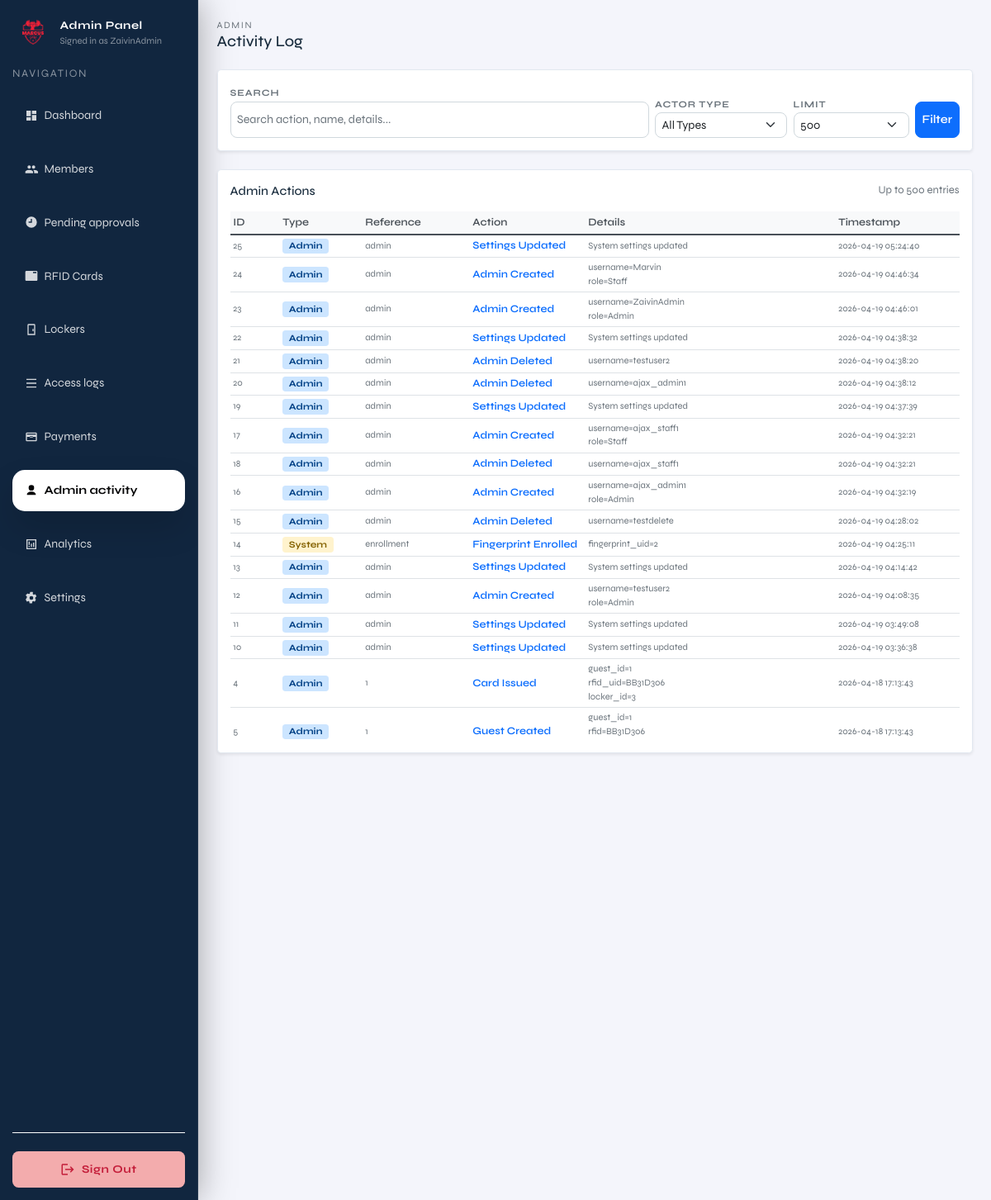
Screenshot of /admin/admin-activity (signed in) with the database file from the repository.
### tables this page shows
CREATE TABLE access_logs (
              id INTEGER PRIMARY KEY AUTOINCREMENT,
              actor_type TEXT NOT NULL, -- member|guest|admin|system
              actor_ref TEXT,           -- e.g. member_id or rfid uid
              action TEXT NOT NULL,     -- e.g. unlock_requested|unlocked|denied
              detail TEXT,
              created_at TEXT NOT NULL DEFAULT (datetime('now'))
            );

### admin.py (the view)
@admin_bp.get("/admin-activity")
def admin_activity():
    guard = _require_admin()
    if guard is not None:
        return guard
    q = (request.args.get("q") or "").strip()
    actor_type = (request.args.get("actor_type") or "").strip()
    limit = int(request.args.get("limit", 500))
    with connect() as conn:
        query = """
            SELECT id, actor_type, actor_ref, action, detail, created_at
            FROM access_logs
            WHERE actor_type IN ('admin', 'system')
        """
        params = []
        if q:
            query += " AND (actor_ref LIKE ? OR detail LIKE ? OR action LIKE ?)"
            params.extend([f"%{q}%", f"%{q}%", f"%{q}%"])
        if actor_type:
            query += " AND actor_type = ?"
            params.append(actor_type)
        query += " ORDER BY created_at DESC LIMIT ?"
        params.append(limit)
        logs = conn.execute(query, params).fetchall()
        actor_stats = conn.execute(
            """
            SELECT actor_type, COUNT(*) AS c
            FROM access_logs
            WHERE actor_type IN ('admin', 'system')
            GROUP BY actor_type
            ORDER BY c DESC
            """
        ).fetchall()
    return render_template(
        "admin/pages/admin_activity.html",
        current_page="admin_activity",
        admin_username=session.get("admin_username"),
        logs=logs,
        actor_stats=actor_stats,
        q=q,
        actor_type=actor_type,
        limit=limit,
    )

### admin.py (called while the page is built)
def _require_admin():
    if not session.get("admin_logged_in"):
        return redirect(url_for("admin.admin_login"))
    return None

@admin_bp.before_request
def _protect_admin_routes():
    if request.endpoint in ("admin.admin_login", "admin.admin_login_submit"):
        return None
    if not session.get("admin_logged_in"):
        return redirect(url_for("admin.admin_login"))

### db.py (called while the page is built)
def _db_path() -> Path:
    env_path = os.getenv("LOCKER_DB_PATH")
    if env_path:
        return Path(env_path)
    current_dir = Path(__file__).resolve().parent
    candidate_paths = [
        current_dir / "locker.sqlite3",
        current_dir / "locker.db",
        current_dir.parent / "locker.sqlite3",
        current_dir.parent / "locker.db",
    ]
    for path in candidate_paths:
        if path.exists():
            return path
    return current_dir.parent / "locker.sqlite3"

def _database_url() -> Optional[str]:
    return os.getenv("DATABASE_URL") or os.getenv("POSTGRES_URL")

def connect() -> DBConnection:
    database_url = _database_url()
    if database_url:
        if psycopg2 is None:
            raise RuntimeError("PostgreSQL support requires psycopg2-binary. Install it before using DATABASE_URL.")
        conn = psycopg2.connect(database_url)
        return DBConnection(conn, is_postgres=True)
    sqlite_conn = sqlite3.connect(
        _db_path(),
        timeout=60,
        check_same_thread=False,
    )
    sqlite_conn.execute("PRAGMA journal_mode=WAL;")
    sqlite_conn.execute("PRAGMA synchronous = NORMAL;")
    sqlite_conn.execute("PRAGMA foreign_keys = ON;")
    sqlite_conn.execute("PRAGMA busy_timeout = 60000;")
    return DBConnection(sqlite_conn, is_postgres=False)

    def __enter__(self) -> "DBConnection":
        if self._is_postgres:
            self._cursor = self._conn.cursor(cursor_factory=psycopg2.extras.RealDictCursor)
        else:
            self._conn.row_factory = sqlite3.Row
            self._cursor = self._conn.cursor()
        return self

    def __exit__(self, exc_type, exc, tb):
        try:
            if exc_type is not None:
                self._conn.rollback()
                return False
            self._conn.commit()
        finally:
            if self._cursor is not None:
                self._cursor.close()
            if self._conn is not None:
                self._conn.close()
        return False

### templates/admin/pages/admin_activity.html (shortened to what this page needs)
{% extends "admin/layout/admin.html" %}
{% block admin_content %}
  <div class="d-flex justify-content-between align-items-center mb-4">
    <div>
      <div class="text-muted" style="letter-spacing:0.14em; text-transform:uppercase; font-size:0.75rem;">Admin</div>
      <h5 class="mb-0">Activity Log</h5>
    </div>
  </div>
  <div class="card shadow-sm rounded-3 mb-4">
    <div class="card-body">
      <form method="get" action="/admin/admin-activity" class="d-flex gap-2 flex-wrap align-items-end">
        <div class="flex-grow-1" style="min-width: 220px;">
          <label class="filter-label">Search</label>
          <input type="text" name="q" class="form-control form-control-sm" placeholder="Search action, name, details..." value="{{ q }}" />
        </div>
        <div style="min-width: 160px;">
          <label class="filter-label">Actor Type</label>
          <select name="actor_type" class="form-select form-select-sm">
            <option value="">All Types</option>
          </select>
        </div>
        <div style="min-width: 140px;">
          <label class="filter-label">Limit</label>
          <select name="limit" class="form-select form-select-sm">
            <option value="500" {% if limit == 500 %}selected{% endif %}>500</option>
          </select>
        </div>
        <div class="d-flex gap-2">
          <button type="submit" class="btn btn-sm btn-primary">Filter</button>
        </div>
      </form>
    </div>
  </div>
  <div class="card shadow-sm rounded-3">
    <div class="card-body">
      <div class="d-flex justify-content-between align-items-center mb-3">
        <h6 class="card-title mb-0">Admin Actions</h6>
        <span class="text-muted small">Up to {{ limit }} entries</span>
      </div>
      <div class="activity-wrapper table-responsive">
        <table class="table table-sm table-hover align-middle mb-0">
          <thead class="position-sticky" style="top: 0; background: white; z-index: 10;">
            <tr>
              <th style="width: 60px;">ID</th>
              <th style="width: 100px;">Type</th>
              <th style="width: 130px;">Reference</th>
              <th style="width: 140px;">Action</th>
              <th>Details</th>
              <th style="width: 150px;">Timestamp</th>
            </tr>
          </thead>
          <tbody>
            {% for log in logs %}
              <tr>
                <td class="text-muted small">{{ log['id'] }}</td>
                <td>
                  {% if log['actor_type'] == 'admin' %}
                    <span class="badge badge-admin px-2 py-1" style="font-size: 0.75rem;">Admin</span>
                  {% elif log['actor_type'] == 'system' %}
                    <span class="badge badge-system px-2 py-1" style="font-size: 0.75rem;">System</span>
                  {% else %}
                    <span class="badge badge-other px-2 py-1" style="font-size: 0.75rem;">{{ log['actor_type']|title }}</span>
                  {% endif %}
                </td>
                <td class="text-muted small">
                  {% if log['actor_ref'] %}
                    {{ log['actor_ref'] }}
                  {% else %}
                    <em>—</em>
                  {% endif %}
                </td>
                <td>
                  <div class="activity-action">{{ log['action']|replace('_', ' ')|title }}</div>
                </td>
                <td class="text-muted small activity-detail">
                  {% if log['detail'] %}
                    {{ log['detail']|replace('; ', '<br>')|safe }}
                  {% else %}
                    <em>—</em>
                  {% endif %}
                </td>
                <td class="text-muted small" style="white-space: nowrap;">{{ log['created_at']|default('-') }}</td>
              </tr>
            {% else %}
              <tr><td colspan="6" class="text-center text-muted py-4">No admin activity found.</td></tr>
            {% endfor %}
          </tbody>
        </table>
      </div>
    </div>
  </div>
{% endblock %}

### templates/layouts/base.html (style rules this page uses)
:root { --brand-blue: #1a3a5c; --brand-teal: #0f6e56; --brand-accent: #378add; --brand-light: #f4f6f9; --brand-white: #ffffff; }
*, *::before, *::after { box-sizing: border-box; }
html, body { height: 100%; margin: 0; padding: 0; }
html, body { -ms-overflow-style: none; scrollbar-width: none; }
body { font-family: 'Syne', sans-serif; background: var(--brand-light); color: #1a2d3e; font-size: 16px; }
.btn, .btn-primary, .btn-secondary, .btn-danger, .btn-outline-danger { border-radius: 8px; font-weight: 600; transition: all 0.2s ease; font-size: 0.95rem; }
.form-control, .form-select, input[type="text"], input[type="email"], input[type="password"], textarea { border-radius: 8px; font-size: 0.95rem; border: 1px solid #d0d8dd; }
.table { font-size: 0.9rem; }
.card { border-radius: 12px; border: 1px solid #e2e8f0; }
.badge { padding: 4px 8px; font-size: 0.75rem; }
@media (min-device-width: 600px) and (max-device-width: 900px) and (orientation: portrait) { body, html { font-size: 15px; } }
@media (min-device-width: 600px) and (max-device-width: 900px) and (orientation: portrait) { .btn, .form-control { min-height: 44px; } }
@media (min-device-width: 600px) and (max-device-width: 900px) and (orientation: portrait) { .table { font-size: 0.85rem; } }

### templates/admin/pages/admin_activity.html (style rules this page uses)
.activity-wrapper { max-height: 640px; overflow-y: auto; }
.badge-admin { background-color: #cce5ff; color: #004085; }
.badge-system { background-color: #fff3cd; color: #856404; }
.table th { background-color: #f8f9fa; border-bottom: 2px solid #dee2e6; font-weight: 600; color: #495057; }
.table thead th { position: sticky; top: 0; z-index: 10; background: #f8f9fa; }
.filter-label { font-size: 0.75rem; font-weight: 700; text-transform: uppercase; letter-spacing: 0.08em; color: #6c757d; }
.activity-detail { white-space: normal; word-break: break-word; }
.activity-action { font-size: 0.85rem; color: #0d6efd; font-weight: 600; }

### rows the page displays
access_logs: id "25", actor_type "Admin", actor_ref "admin", action "Settings Updated", detail "System settings updated", created_at "2026-04-19 05:24:40"
access_logs: id "24", actor_type "Admin", actor_ref "admin", action "Admin Created", detail "username=Marvin role=Staff", created_at "2026-04-19 04:46:34"
access_logs: id "23", actor_type "Admin", actor_ref "admin", action "Admin Created", detail "username=ZaivinAdmin role=Admin", created_at "2026-04-19 04:46:01"
access_logs: id "22", actor_type "Admin", actor_ref "admin", action "Settings Updated", detail "System settings updated", created_at "2026-04-19 04:38:32"
access_logs: id "21", actor_type "Admin", actor_ref "admin", action "Admin Deleted", detail "username=testuser2", created_at "2026-04-19 04:38:20"
access_logs: id "20", actor_type "Admin", actor_ref "admin", action "Admin Deleted", detail "username=ajax_admin1", created_at "2026-04-19 04:38:12"
access_logs: id "19", actor_type "Admin", actor_ref "admin", action "Settings Updated", detail "System settings updated", created_at "2026-04-19 04:37:39"
access_logs: id "17", actor_type "Admin", actor_ref "admin", action "Admin Created", detail "username=ajax_staff1 role=Staff", created_at "2026-04-19 04:32:21"
access_logs: id "18", actor_type "Admin", actor_ref "admin", action "Admin Deleted", detail "username=ajax_staff1", created_at "2026-04-19 04:32:21"
access_logs: id "16", actor_type "Admin", actor_ref "admin", action "Admin Created", detail "username=ajax_admin1 role=Admin", created_at "2026-04-19 04:32:19"
access_logs: id "15", actor_type "Admin", actor_ref "admin", action "Admin Deleted", detail "username=testdelete", created_at "2026-04-19 04:28:02"
access_logs: id "14", actor_type "System", actor_ref "enrollment", action "Fingerprint Enrolled", detail "fingerprint_uid=2", created_at "2026-04-19 04:25:11"
access_logs: id "13", actor_type "Admin", actor_ref "admin", action "Settings Updated", detail "System settings updated", created_at "2026-04-19 04:14:42"
access_logs: id "12", actor_type "Admin", actor_ref "admin", action "Admin Created", detail "username=testuser2 role=Admin", created_at "2026-04-19 04:08:35"
access_logs: id "11", actor_type "Admin", actor_ref "admin", action "Settings Updated", detail "System settings updated", created_at "2026-04-19 03:49:08"
access_logs: id "10", actor_type "Admin", actor_ref "admin", action "Settings Updated", detail "System settings updated", created_at "2026-04-19 03:36:38"
access_logs: id "4", actor_type "Admin", actor_ref "1", action "Card Issued", detail "guest_id=1 rfid_uid=BB31D306 locker_id=3", created_at "2026-04-18 17:13:43"
access_logs: id "5", actor_type "Admin", actor_ref "1", action "Guest Created", detail "guest_id=1 rfid=BB31D306", created_at "2026-04-18 17:13:43"

### other values shown
{{ admin_username or "admin" }} "ZaivinAdmin"
{{ limit }} "500"
